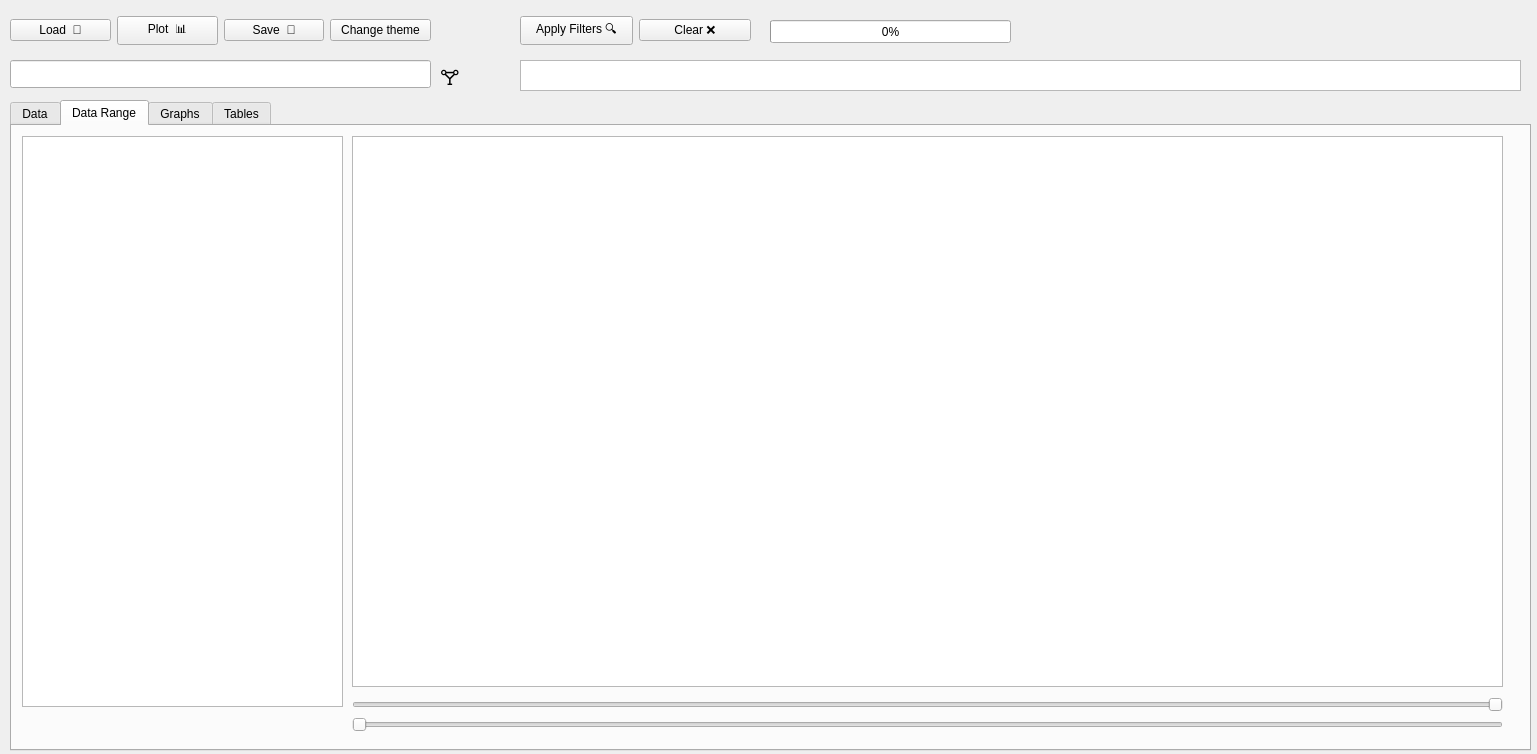
<?xml version="1.0" encoding="UTF-8"?>
<ui version="4.0">
 <class>Widget</class>
 <widget class="QWidget" name="Widget">
  <property name="geometry">
   <rect>
    <x>0</x>
    <y>0</y>
    <width>1537</width>
    <height>754</height>
   </rect>
  </property>
  <property name="windowTitle">
   <string>Widget</string>
  </property>
  <widget class="QTabWidget" name="DataRangeTab">
   <property name="geometry">
    <rect>
     <x>10</x>
     <y>100</y>
     <width>1521</width>
     <height>651</height>
    </rect>
   </property>
   <property name="currentIndex">
    <number>1</number>
   </property>
   <widget class="QWidget" name="tab">
    <attribute name="title">
     <string>Data</string>
    </attribute>
    <widget class="QTextBrowser" name="TextArea">
     <property name="geometry">
      <rect>
       <x>10</x>
       <y>10</y>
       <width>1491</width>
       <height>591</height>
      </rect>
     </property>
     <property name="placeholderText">
      <string>Uh No Data Loaded!!! :(</string>
     </property>
    </widget>
   </widget>
   <widget class="QWidget" name="tab_4">
    <attribute name="title">
     <string>Data Range</string>
    </attribute>
    <widget class="QGraphicsView" name="DatarangegraphicsView">
     <property name="geometry">
      <rect>
       <x>340</x>
       <y>10</y>
       <width>1151</width>
       <height>551</height>
      </rect>
     </property>
    </widget>
    <widget class="QTextEdit" name="RangeDataTextView">
     <property name="geometry">
      <rect>
       <x>10</x>
       <y>10</y>
       <width>321</width>
       <height>571</height>
      </rect>
     </property>
    </widget>
    <widget class="QSlider" name="hslider2">
     <property name="geometry">
      <rect>
       <x>340</x>
       <y>590</y>
       <width>1151</width>
       <height>18</height>
      </rect>
     </property>
     <property name="orientation">
      <enum>Qt::Orientation::Horizontal</enum>
     </property>
    </widget>
    <widget class="QSlider" name="hslider1">
     <property name="geometry">
      <rect>
       <x>340</x>
       <y>570</y>
       <width>1151</width>
       <height>18</height>
      </rect>
     </property>
     <property name="maximum">
      <number>100</number>
     </property>
     <property name="sliderPosition">
      <number>0</number>
     </property>
     <property name="orientation">
      <enum>Qt::Orientation::Horizontal</enum>
     </property>
     <property name="invertedAppearance">
      <bool>true</bool>
     </property>
     <property name="invertedControls">
      <bool>false</bool>
     </property>
    </widget>
   </widget>
   <widget class="QWidget" name="tab_2">
    <attribute name="title">
     <string>Graphs</string>
    </attribute>
    <widget class="QListView" name="GraphsListView">
     <property name="geometry">
      <rect>
       <x>10</x>
       <y>10</y>
       <width>1491</width>
       <height>601</height>
      </rect>
     </property>
    </widget>
   </widget>
   <widget class="QWidget" name="tab_3">
    <attribute name="title">
     <string>Tables</string>
    </attribute>
    <widget class="QTableWidget" name="tableWidget">
     <property name="geometry">
      <rect>
       <x>10</x>
       <y>10</y>
       <width>991</width>
       <height>601</height>
      </rect>
     </property>
    </widget>
    <widget class="QPushButton" name="ExportButton">
     <property name="geometry">
      <rect>
       <x>1120</x>
       <y>60</y>
       <width>91</width>
       <height>29</height>
      </rect>
     </property>
     <property name="text">
      <string>Export</string>
     </property>
    </widget>
    <widget class="QPushButton" name="ScriptButton">
     <property name="geometry">
      <rect>
       <x>1010</x>
       <y>60</y>
       <width>101</width>
       <height>29</height>
      </rect>
     </property>
     <property name="text">
      <string>Script</string>
     </property>
    </widget>
    <widget class="QPushButton" name="AddColButton">
     <property name="geometry">
      <rect>
       <x>1010</x>
       <y>10</y>
       <width>101</width>
       <height>29</height>
      </rect>
     </property>
     <property name="text">
      <string>Add Column</string>
     </property>
    </widget>
    <widget class="QPushButton" name="EditColButton">
     <property name="geometry">
      <rect>
       <x>1120</x>
       <y>10</y>
       <width>91</width>
       <height>29</height>
      </rect>
     </property>
     <property name="text">
      <string>EditColumn</string>
     </property>
    </widget>
   </widget>
  </widget>
  <widget class="QLineEdit" name="FiltersSearchBox">
   <property name="geometry">
    <rect>
     <x>10</x>
     <y>60</y>
     <width>421</width>
     <height>28</height>
    </rect>
   </property>
  </widget>
  <widget class="QLabel" name="label">
   <property name="geometry">
    <rect>
     <x>440</x>
     <y>59</y>
     <width>63</width>
     <height>31</height>
    </rect>
   </property>
   <property name="font">
    <font>
     <pointsize>16</pointsize>
    </font>
   </property>
   <property name="text">
    <string>🝖</string>
   </property>
  </widget>
  <widget class="QPlainTextEdit" name="FilterInput">
   <property name="geometry">
    <rect>
     <x>520</x>
     <y>60</y>
     <width>1001</width>
     <height>31</height>
    </rect>
   </property>
  </widget>
  <widget class="QWidget" name="layoutWidget">
   <property name="geometry">
    <rect>
     <x>10</x>
     <y>10</y>
     <width>421</width>
     <height>41</height>
    </rect>
   </property>
   <layout class="QHBoxLayout" name="horizontalLayout_2">
    <item>
     <widget class="QPushButton" name="LoadButton">
      <property name="text">
       <string>Load  📁</string>
      </property>
     </widget>
    </item>
    <item>
     <widget class="QPushButton" name="PlotButton">
      <property name="text">
       <string>Plot  📊</string>
      </property>
     </widget>
    </item>
    <item>
     <widget class="QPushButton" name="SaveButton">
      <property name="text">
       <string>Save  💾</string>
      </property>
     </widget>
    </item>
    <item>
     <widget class="QPushButton" name="ThemeButton">
      <property name="text">
       <string>Change theme</string>
      </property>
     </widget>
    </item>
   </layout>
  </widget>
  <widget class="QWidget" name="layoutWidget">
   <property name="geometry">
    <rect>
     <x>520</x>
     <y>10</y>
     <width>231</width>
     <height>41</height>
    </rect>
   </property>
   <layout class="QHBoxLayout" name="horizontalLayout">
    <item>
     <widget class="QPushButton" name="FilterButton">
      <property name="text">
       <string>Apply Filters 🔍</string>
      </property>
     </widget>
    </item>
    <item>
     <widget class="QPushButton" name="ClearFilter">
      <property name="text">
       <string>Clear ❌</string>
      </property>
     </widget>
    </item>
   </layout>
  </widget>
  <widget class="QLabel" name="label_2">
   <property name="geometry">
    <rect>
     <x>770</x>
     <y>10</y>
     <width>51</width>
     <height>51</height>
    </rect>
   </property>
   <property name="text">
    <string/>
   </property>
   <property name="pixmap">
    <pixmap>../../Downloads/load_image.png</pixmap>
   </property>
   <property name="scaledContents">
    <bool>true</bool>
   </property>
  </widget>
  <widget class="QProgressBar" name="progressBar">
   <property name="geometry">
    <rect>
     <x>770</x>
     <y>20</y>
     <width>241</width>
     <height>23</height>
    </rect>
   </property>
   <property name="value">
    <number>0</number>
   </property>
  </widget>
  <widget class="QLabel" name="progressBarLable">
   <property name="geometry">
    <rect>
     <x>1030</x>
     <y>20</y>
     <width>211</width>
     <height>20</height>
    </rect>
   </property>
   <property name="text">
    <string/>
   </property>
  </widget>
 </widget>
 <resources/>
 <connections/>
</ui>
